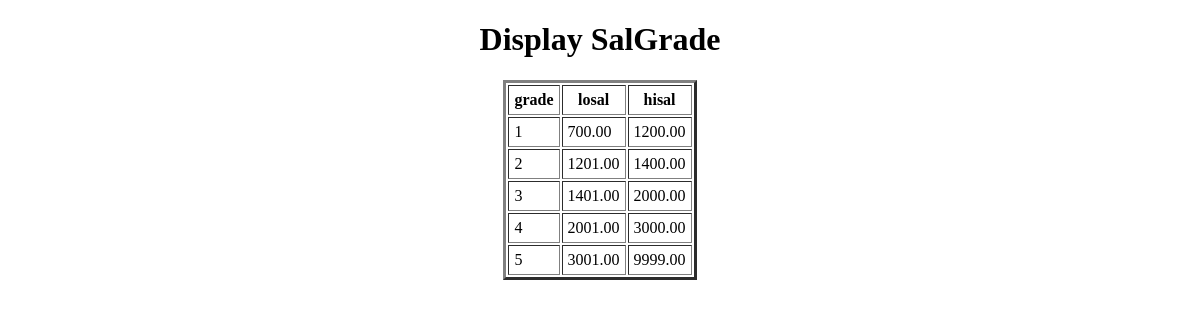
The app's page /display_salgrade/, older data.
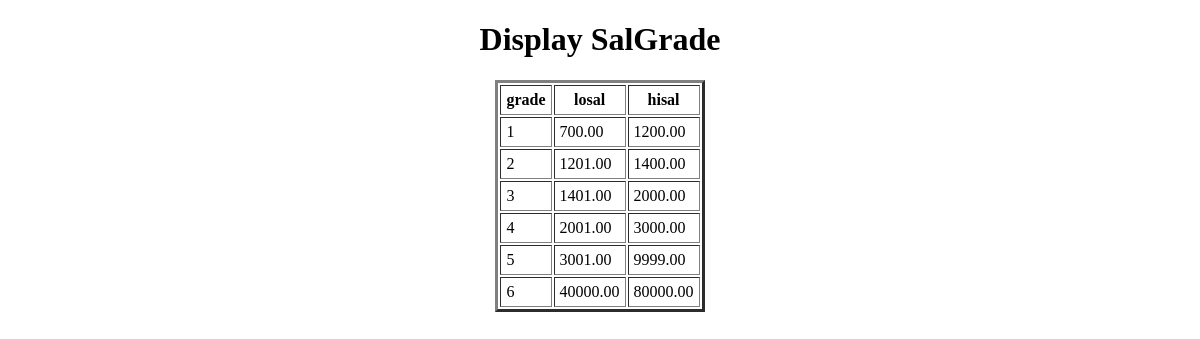
The same page, newer data.
### app/models.py (models this page shows, shortened)
class SalGrade(models.Model):
    grade=models.IntegerField(primary_key=True)
    losal=models.DecimalField(max_digits=10, decimal_places=2)
    hisal=models.DecimalField(max_digits=10, decimal_places=2)

### app/views.py (the view)
# urls.py: path('display_salgrade/',display_salgrade,name='display_slagrade'),
def display_salgrade(request):
    LSO=SalGrade.objects.all()
    d={'LSO':LSO}
    return render(request,'display_salgrade.html',d)

### templates/display_salgrade.html (shortened to what this page needs)
<!DOCTYPE html>
<html lang="en">
<head>
</head>
<body>
    <center>
        <h1>Display SalGrade</h1>
        <table border="3px" cellpadding="5px">
            <tr>
                <th>grade</th>
                <th>losal</th>
                <th>hisal</th>
            </tr>
            {% for SO in LSO %}
            <tr>
                <td>{{SO.grade}}</td>
                <td>{{SO.losal}}</td>
                <td>{{SO.hisal}}</td>
            </tr>
            {% endfor %}
        </table>
    </center>
</body>
</html>

Row changes from the older to the newer data that the page shows:
added SalGrade: grade "6", losal "40000.00", hisal "80000.00"
